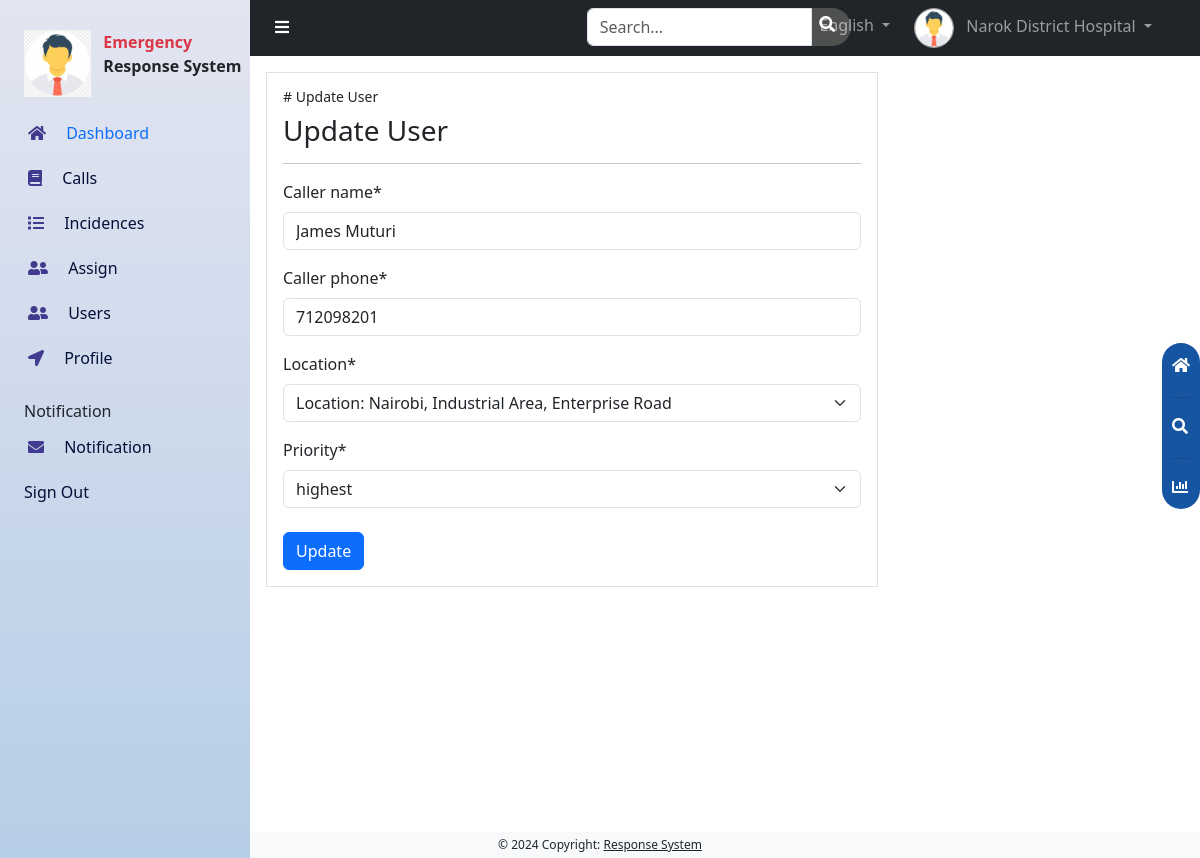
Screenshot of /admins/calls/1/edit/ (signed in) with the database file from the repository.
### accounts/models.py (models this page shows)
class CustomUser(AbstractUser):
    role =[
        ('Responder', 'responder'),
        ('Hospital', 'hospital'),
        ('Vehicle', 'vehicle'),
    ]
    username = None
    email = models.EmailField(unique=True)
    full_names = models.CharField(max_length=100, blank=True)
    user_type = models.CharField(max_length=20, choices=role, default='Responder')
    location = models.ForeignKey(Location, on_delete=models.CASCADE, blank=True, null=True)
    date_joined = models.DateField(auto_now_add=True)
    USERNAME_FIELD = 'email'
    REQUIRED_FIELDS = ['full_names', ]
    objects = CustomUserManager()
    def __str__(self):
        return self.full_names

### administrator/models.py (models this page shows, shortened)
class Calls(models.Model):
    levels =[
        ('Highest', 'highest'),
        ('Moderate', 'moderate'),
        ('Low', 'low'),
    ]
    caller_name = models.CharField(max_length=100)
    caller_phone = models.IntegerField()
    location = models.ForeignKey(Location, on_delete=models.CASCADE)
    time_of_call = models.DateTimeField(auto_now_add=True)
    priority = models.CharField(max_length=50, choices=levels, default='Moderate')

### administrator/views.py (the view)
# urls.py: path('calls/<int:pk>/edit/', views.call_update, name='call_update'),
@login_required
@user_passes_test(is_superuser)
def call_update(request, pk):
    call = get_object_or_404(Calls, pk=pk)
    if request.method == 'POST':
        form = RecordCallForm(request.POST, instance=call)
        if form.is_valid():
            form.save()
            return redirect('calls')
    else:
        form = RecordCallForm(instance=call)
    context = {'form': form}
    return render(request, 'calls/call_update.html', context)

### administrator/forms.py
class RecordCallForm(forms.ModelForm):
    class Meta:
        model = Calls
        fields = ('caller_name', 'caller_phone', 'location', 'priority', )

### administrator/views.py (called while the page is built)
def is_superuser(request):
    return is_superuser

### main/models.py (called while the page is built)
    def __str__(self):
        return f'Location: {self.address}'

### administrator/templates/calls/call_update.html (shortened to what this page needs)
{% extends '../dashboard.html' %}
{% load crispy_forms_filters %}
{% load crispy_forms_tags %}
{% block content %}
<div id="content" class="can_have_sidenav">
    <div class="p-3">
        <div class="col col-lg-8 p-3 border roundend">
            <h5 class="small fw-lighter"># Update User</h5>
            <form method="POST">
                <h3>Update User</h3>
                <hr>
                <div class="form-group mb-4">
                    {{ form|crispy }}
                </div>
                <button type="submit" class="btn btn-primary">Update</button>
            </form>
        </div>
    </div>
</div>
{% endblock %}

### administrator/templates/dashboard.html (shortened to what this page needs)
{% load static %}
<!doctype html>
<html lang="en">
<head>
    <link rel="stylesheet" href="{% static 'css/bootstrap.min.css' %}">
    <link rel="stylesheet" href="{% static 'css/fontawesome.min.css' %}">
    <link rel="stylesheet" href="{% static 'css/chart.min.css' %}">
    <link rel="stylesheet" href="{% static 'css/custom.css' %}">
    <link href="https://cdn.jsdelivr.net/npm/bootstrap@5.3.3/dist/css/bootstrap.min.css" rel="stylesheet"
>
</head>
<body>
    <nav class="navbar navbar-expand-lg navbar-dark bg-dark text-light can_have_sidenav">
        <div class="container-fluid navbar-nav">
            <div class="row w-100">
                <div class="col-5 col-lg-4 ps-4 pe-4">
                    <button class="btn btn-nav" onclick="toggle_sidenav()">
                        <i class="fa fa-bars text-white"></i>
                    </button>
                </div>
                <div class="col-lg-4 ps-4 pe-4 d-none d-lg-block">
                    <div class="input-group nav-search d-none d-lg-inline-flex">
                        <input type="text" class="form-control search-input" placeholder="Search...">
                        <span>
                            <i class="fa fa-search pe-3 ps-2 pt-2 text-white"></i>
                        </span>
                    </div>
                </div>
                <div class="col-3 col-lg-4 ps-4 pe-4 d-flex justify-content-end">
                    <li class="nav-item dropdown d-none d-lg-inline-block">
                        <a class="nav-link dropdown-toggle p-0" href="#" id="navbarDropdown" role="button"
                            data-bs-toggle="dropdown" aria-expanded="false">
                            <button class="btn btn-nav me-2">
                                <i class="fa fa-globe text-white"></i>
                            </button>
                            English
                        </a>
                    </li>
                    <li class="nav-item dropdown d-inline-block ms-4 mobile-nav-3">
                        <a class="nav-link dropdown-toggle p-0" href="#" id="navbarDropdown" role="button"
                            data-bs-toggle="dropdown" aria-expanded="false">
                            <img src="{% static 'images/avatar.png' %}" class="me-lg-2 profile-img" width="40">
                            <span class="d-none d-lg-inline-block">{{request.user}}</span>
                        </a>
                    </li>
                </div>
            </div>
        </div>
    </nav>
    {% block content %}{% endblock %}
    <div id="floating-menu">
        <a href="">
            <i class="fa fa-home mb-2"></i>
        </a>
        <hr>
        <a href="">
            <i class="fa fa-search mb-2"></i>
        </a>
        <hr>
        <a href="">
            <i class="fa fa-chart-bar"></i>
        </a>
    </div>
    <div id="sidenav">
        <div class="row mb-3">
            <div class="col-4">
                <img src="{% static 'images/avatar.png' %}" alt="Logo" class="img-fluid ms-4">
            </div>
            <div class="col-8 ps-4">
                <p class="text-danger fw-bold mb-0">Emergency</p>
                <p class="mb-0 fw-bold">Response System</p>
            </div>
        </div>
        <a href="" class="this-page">
            <i class="fa fa-home side-icon me-3"></i>
            Dashboard
        </a>
        <a href="{% url 'calls' %}">
            <i class="fa fa-book side-icon me-3"></i>
            Calls
        </a>
        <a href="{% url 'incidents' %}">
            <i class="fa fa-list side-icon me-3"></i>
            Incidences
        </a>
        <a href="{% url 'pending_incidents'%}">
            <i class="fa fa-user-friends side-icon me-3"></i>
            Assign
        </a>
        <a href="{% url 'user_list'%}">
            <i class="fa fa-user-friends side-icon me-3"></i>
            Users
        </a>
        <a href="{% url 'update_profile'%}">
            <i class="fa fa-location-arrow side-icon me-3"></i>
            Profile
        </a>
        <p class="ms-4 mb-1 mt-3">Notification</p>
        <a href="">
            <i class="fa fa-envelope side-icon me-3"></i>
            Notification
        </a>
        <a href="{% url 'logout' %}" class="ms-4 ps-0">Sign Out</a>
    </div>
    <footer class="bg-light font-12 text-center text-lg-start">
        <div class="text-center p-1">
            © 2024 Copyright:
            <a class="text-dark" href="">Response System</a>
        </div>
    </footer>
</body>
</html>

### static/css/custom.css (style rules this page uses)
body { background-color: #f2f2f2; min-height: 97vh; }
#sidenav { height: 100%; position: fixed; z-index: 1; top: 0; left: 0; background: linear-gradient(180deg, rgba(227, 229, 241, 1) 0%, rgba(182, 206, 230, 1) 100%); transition: 0.5s; padding-top: 30px; width: 250px; overflow-x: hidden; overflow-y: auto; }
#sidenav a { padding: 8px 13px 13px 28px; text-decoration: none; font-size: 16px; color: #030f37; display: block; transition: 0.3s; overflow-x: hidden; }
.this-page { color: #0d6efd !important; }
.side-icon { color: #423a8e; }
.can_have_sidenav { margin-left: 250px; transition: 0.5s; }
#content { min-height: 97vh; }
@media screen and (min-width: 1000px) { #content { margin-left: 250px; } }
@media screen and (min-width: 1000px) { #sidenav { left: 0; } }
#floating-menu { position: fixed; top: 40%; right: 0; border-radius: 20px; background-color: #1655a2; padding: 10px; }
#floating-menu a { color: #fff; }
.btn-nav { color: #909090; background-color: #3f3f40; border-radius: 50%; padding: 10px 11px 5px 11px; }
.profile-img { border-radius: 50%; border: #a0a0a1 solid 1px; }
.nav-search { background-color: #4f5050; border-radius: 20px; color: #3f3f40; width: 60%; display: inline-flex; margin-left: 1vw; }
.search-input { background-color: #4f5050; border: none; border-radius: 20px; }
.search-input::placeholder { color: #f0f0f0; }
footer { background-color: rgba(0, 0, 0, 0.1) }
.font-12 { font-size: 12px; }

### rows the page displays
CustomUser: user "Narok District Hospital"
Calls: caller_name "James Muturi", caller_phone "712098201", location "Location: Nairobi, Industrial Area, Enterprise Road", priority "highest"
